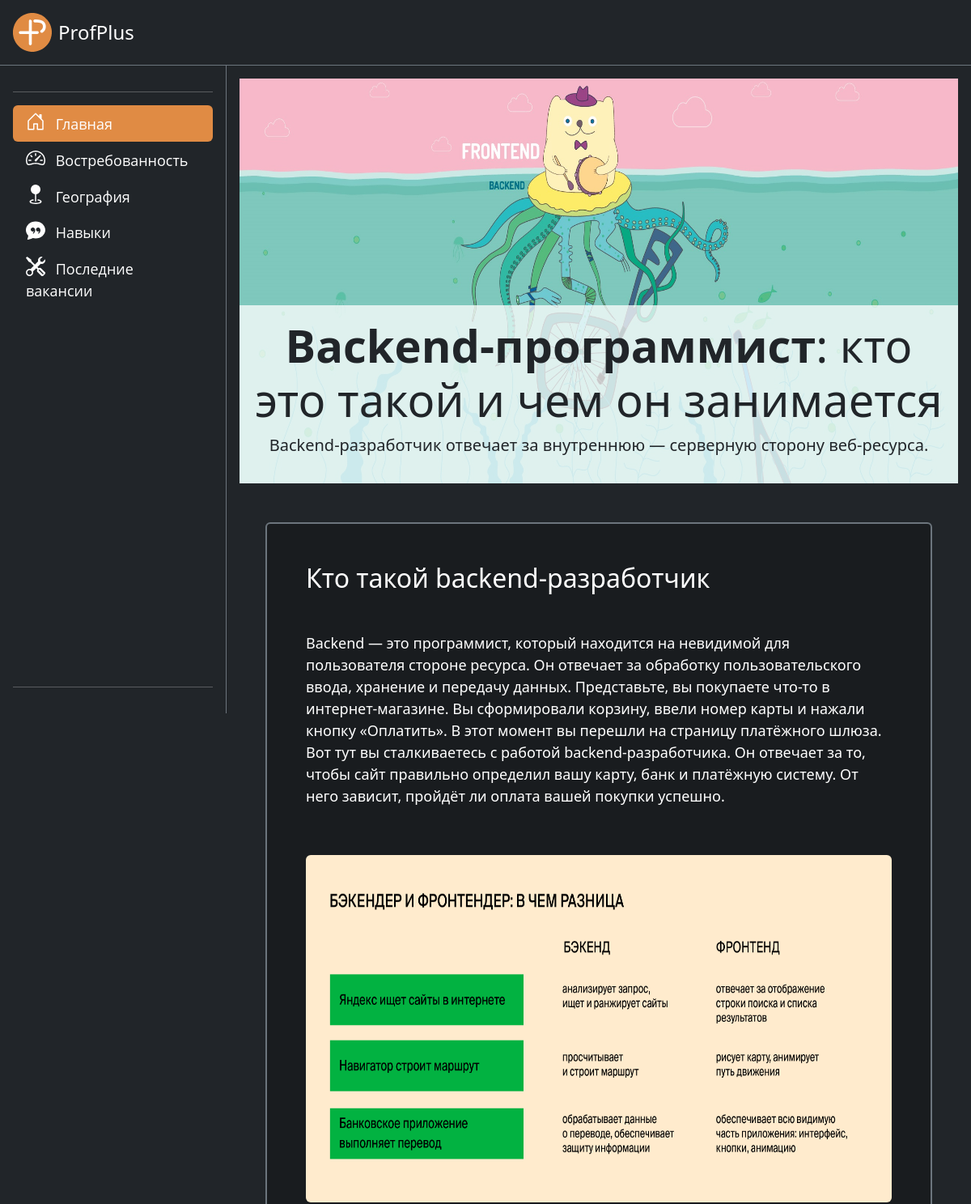
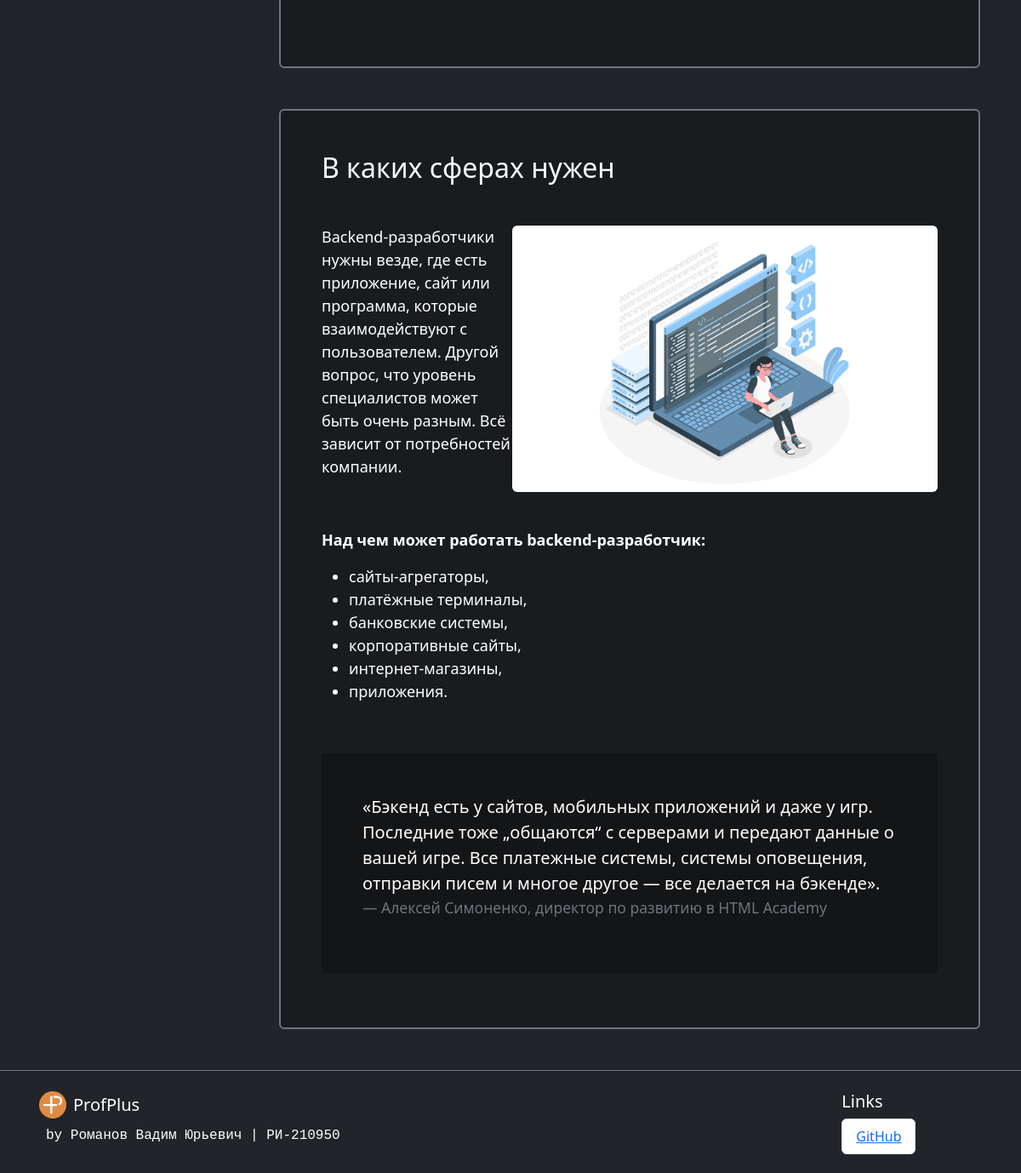
The page / on the database its author committed (2 pictures, top to bottom).
### professions/models.py (models this page shows, shortened)
class Profession(models.Model):
    class Meta:
        db_table = "profession"
        verbose_name = "Профессия"
        verbose_name_plural = "Профессии"
    profession_name = models.CharField(max_length=150)
    title_img = models.ImageField(upload_to="media/static/profession/img", null=True, blank=True)
    short_description = models.TextField(max_length=500, blank=True)

### pages/models.py (models this page shows, shortened)
class Article(models.Model):
    class Meta:
        db_table = "article"
        verbose_name = "Статья"
        verbose_name_plural = "Статьи"
    page = models.ForeignKey(Page, on_delete=models.RESTRICT, verbose_name="Страница статьи")
    profession = models.ForeignKey(Profession, on_delete=models.RESTRICT, verbose_name="Профессия статьи")
    title = models.CharField(max_length=150, blank=True)
    text = RichTextUploadingField(blank=True, null=True)

### pages/views.py (the view)
# urls.py: path('', views.HomepageView.as_view(), name='homepage'),
class HomepageView(View):
    def get(self, request):
        page_name = 'homepage'
        homepage = Page.objects.filter(page_name=page_name).first()
        homepage_profession = homepage.profession
        profession_articles = Article.objects.filter(page=homepage, profession=homepage_profession)
        return render(request, 'professions/homepage.html',
                      {'profession': homepage_profession, 'articles_list': profession_articles})

### templates/professions/homepage.html (shortened to what this page needs)
{% extends 'wrapper.html' %}
 {% block content %}
     <section>
     <div class="title position-relative overflow-hidden m-md-3 py-5 text-center bg-black" >
        <img src="{{ STATIC_URL }}{{ profession.title_img }}" class="title-bg" alt="Фон обложки">
         <div class="bg-white bg-opacity-75">
            <div class="position-absolute col-md-5 p-lg-3 mx-auto bg-white bg-opacity-75 w-100 bottom-0">
              <h1 class="display-4 fw-normal"><b>{{ profession.profession_name }}</b>: кто это такой и чем он занимается</h1>
              <p class="lead fw-normal"style="white-space: pre-wrap;">{{ profession.short_description }}</p>
            </div>
         </div>
  </div>
        {% for article in articles_list %}
        <div class="col m-5">
            <div class="card border-secondary border-2 bg-black bg-opacity-25 text-white p-5">
                <h2 class="pb-4">{{ article.title }}</h2>
                <p>{{ article.text|safe }}</p>
            </div>
        </div>
        {% endfor %}
     </section>
 {% endblock %}

### templates/wrapper.html (shortened to what this page needs)
<!DOCTYPE html>
<html lang="en" xmlns="http://www.w3.org/1999/html">
<head>
    <link rel="stylesheet" href="https://rsms.me/inter/inter.css">
    {% load static %}
    <link rel="stylesheet" href="{% static 'css/styles.css' %}" type="text/css">
    <link rel="stylesheet" href="{% static 'css/bootstrap.min.css' %}" type="text/css">
    <link rel="stylesheet" href={% static 'css/sidebars.css' %}>
</head>
<body class="d-flex flex-column min-vh-100 bg-dark">
<header class="d-flex flex-wrap justify-content-center p-3 py-3 border-bottom border-secondary bg-dark">
      <a href="/" class="d-flex align-items-center mb-3 mb-md-0 me-md-auto text-white text-decoration-none">
      <svg class="bi me-2" width="48" height="48"><use xlink:href="#profplus"></use></svg>
      <span class="fs-4">ProfPlus</span>
    </a>
    </header>
<div class="d-flex min-vh-100">
<aside class="d-flex flex-column flex-shrink-0 p-3 text-white border-end border-secondary bg-dark mh-100" style="width: 280px;">
    <hr>
    <ul class="nav nav-pills flex-column mb-auto">
      <li class="nav-item">
        <a href="/" class="nav-link text-white" aria-current="page">
          <svg class="bi me-2" width="24" height="24"><use xlink:href="#home"></use></svg>
          Главная
        </a>
      </li>
      <li class="nav-item">
        <a href="/demand" class="nav-link text-white">
          <svg class="bi me-2" width="24" height="24"><use xlink:href="#speedometer2"></use></svg>
          Востребованность
        </a>
      </li>
      <li class="nav-item">
        <a href="/geography" class="nav-link text-white">
          <svg class="bi me-2" width="24" height="24"><use xlink:href="#geo-fill"></use></svg>
          География
        </a>
      </li>
      <li class="nav-item">
        <a href="/skills" class="nav-link text-white">
          <svg class="bi me-2" width="24" height="24"><use xlink:href="#chat-quote-fill"></use></svg>
          Навыки
        </a>
      </li>
      <li class="nav-item">
        <a href="/recent" class="nav-link text-white">
          <svg class="bi me-2" width="24" height="24"><use xlink:href="#tools"></use></svg>
          Последние вакансии
        </a>
      </li>
    </ul>
    <hr>
  </aside>
<main class="d-flex flex-column flex-grow-1">
    {% block content %}
    {% endblock %}
</main>
</div>
<footer class="bd-footer pt-4 bg-dark border-top border-secondary">
  <div class="container px-4 px-md-3 text-white">
    <div class="row">
      <div class="col mb-3">
        <a class="d-inline-flex align-items-center mb-2 text-white text-decoration-none" href="/" aria-label="ProfPlus">
          <svg class="bi me-2" width="32" height="32"><use xlink:href="#profplus"></use></svg>
            <span class="fs-5">ProfPlus</span>
        </a>
          <p class="font-monospace px-2">by Романов Вадим Юрьевич | РИ-210950</p>
      </div>
      <div class="col-6 col-lg-2 offset-lg-1 mb-3">
        <h5>Links</h5>
        <ul class="list-group list-group-horizontal-md">
          <li class="list-group-item"><a href="https://github.com/GamerZombar/ProfPlus">GitHub</a></li>
        </ul>
      </div>
    </div>
  </div>
</footer>
</body>
</html>

### pages/static/css/styles.css (style rules this page uses)
.title { height: 500px; background: linear-gradient( to bottom, rgba(0, 0, 0, 1), rgba(255, 255, 255, 0.8) ); }
.title-bg { position: absolute; left: 0; top: 0; width: 100%; height: auto; min-width: 100%; min-height: 100%; }
.card { font-size: 18px; }
section { width: 0; min-width: 100%; }

### pages/static/css/sidebars.css (style rules this page uses)
:root { font-family: 'Inter', sans-serif; }
aside { display: flex; flex-wrap: nowrap; top: 0; position: sticky; height: 100vh; max-height: 100vh; overflow-x: auto; overflow-y: hidden; }
.bi { vertical-align: -.125em; pointer-events: none; fill: currentColor; }
.nav-pills { --bs-nav-pills-link-active-bg: #E08B44; }
.nav-link { font-family: 'Open Sans', sans-serif; font-size: 18px; }

### rows shown on the page
Profession: title_img (picture), profession_name "Backend-программист", short_description "Backend-разработчик отвечает за внутреннюю — серверную сторону веб-ресурса."
Article: title "Кто такой backend-разработчик", text "Backend — это программист, который находится на невидимой для пользователя стороне ресурса. Он отвечает за обработку пользовательского ввода, хранение и передачу данных. Представьте, вы покупаете что-то в интернет-магазине. Вы сформировали корзину, ввели номер карты и нажали кнопку «Оплатить». В этот момент вы перешли на страницу платёжного шлюза. Вот тут вы сталкиваетесь с работой backend-разработчика. Он отвечает за то, чтобы сайт правильно определил вашу карту, банк и платёжную систему. От него зависит, пройдёт ли оплата вашей покупки успешно.", text (picture)
Article: title "В каких сферах нужен", text (picture), text "Backend-разработчики нужны везде, где есть приложение, сайт или программа, которые взаимодействуют с пользователем. Другой вопрос, что уровень специалистов может быть очень разным. Всё зависит от потребностей компании. Над чем может работать backend-разработчик: сайты-агрегаторы, платёжные терминалы, банковские системы, корпоративные сайты, интернет-магазины, приложения. «Бэкенд есть у сайтов, мобильных приложений и даже у игр. Последние тоже „общаются“ с серверами и передают данные о вашей игре. Все платежные системы, системы оповещения, отправки писем и многое другое — все делается на бэкенде». Алексей Симоненко, директор по развитию в HTML Academy"
